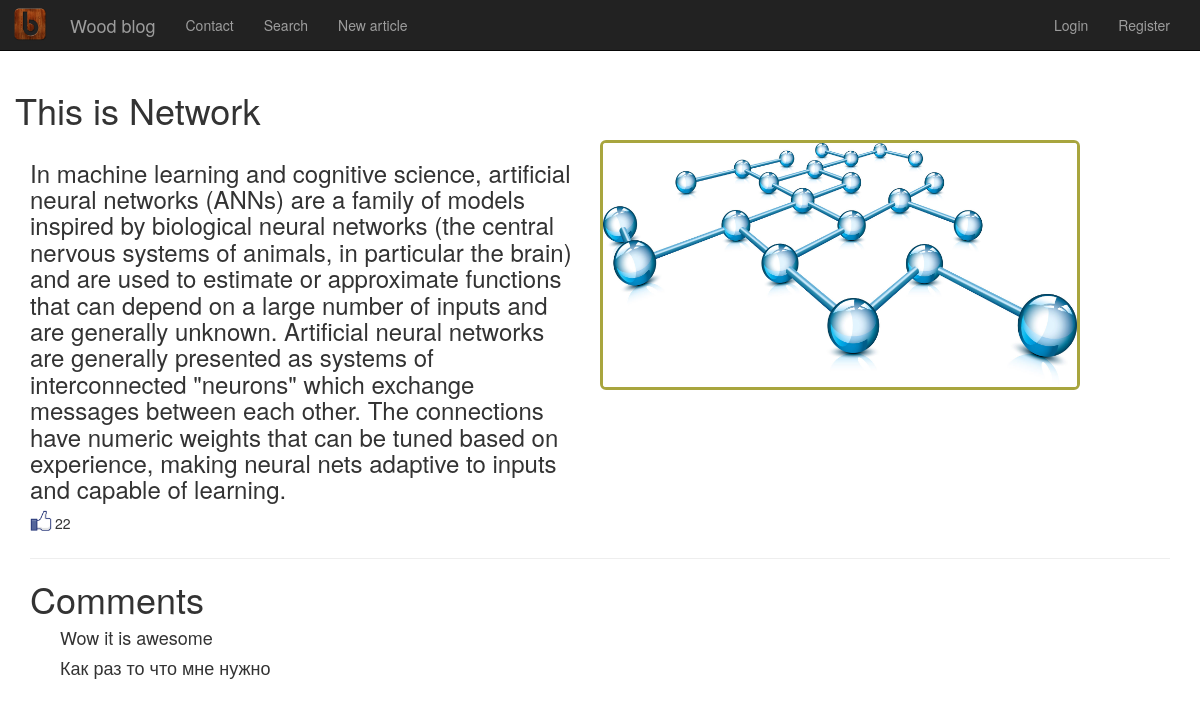
/thisone/1/, run on an earlier commit of the app's database.
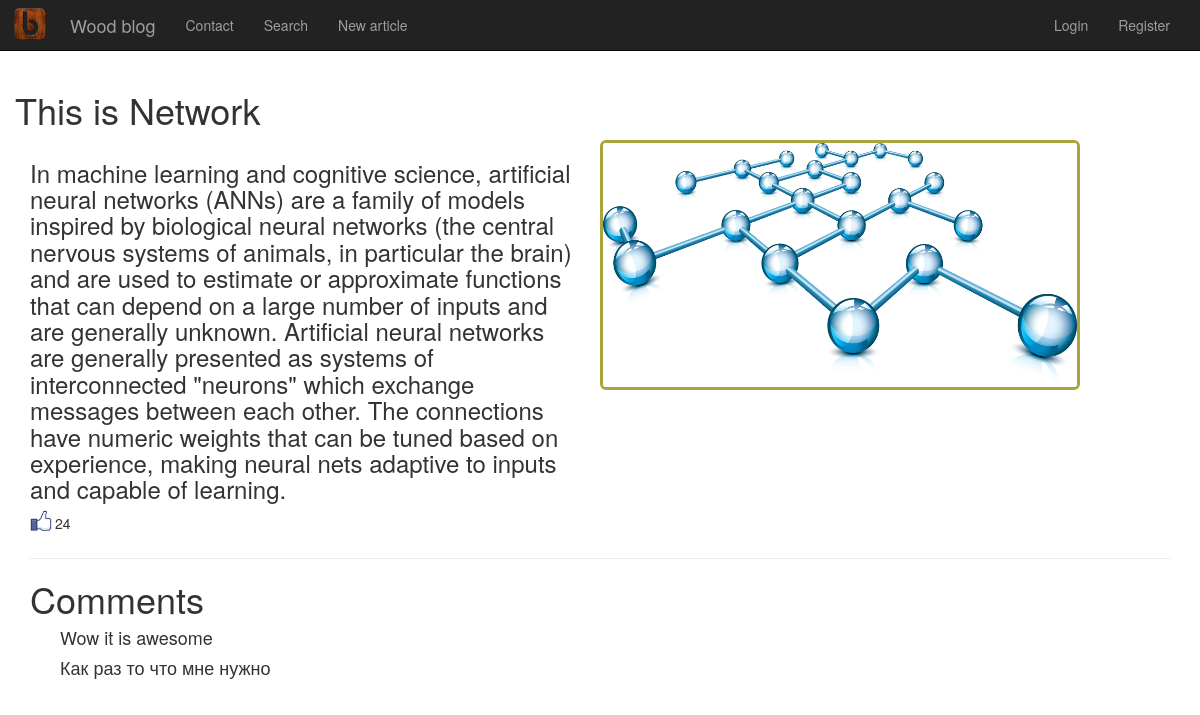
And on a later commit of the database.
### blog/models.py (models this page shows)
class Article (models.Model):
    class Meta:
        db_table = "Article"
    Title = models.CharField(max_length=200)
    Text = models.TextField()
    Date = models.DateTimeField(default=datetime.now())
    Pic = models.CharField(max_length=100, default="defaultarticle.jpeg")
    Likes = models.IntegerField(default=0)
    Category = models.CharField(max_length=10, choices=cats_choise, default='Other')

class Comment (models.Model):
    class Meta:
        db_table = 'Comment'
    Text = models.TextField(verbose_name="Добавить комментарий")
    Owner_article = models.ForeignKey(Article)

### blog/views.py (the view)
# urls.py: url(r'^thisone/(?P<article_id>\d+)/$', views.thisone),
def thisone (request, article_id=1):
    if request.POST:
        frm = CommentForm(request.POST)
        if frm.is_valid():
            comment = frm.save(commit=False)
            comment.Owner_article = Article.objects.get(id=article_id)
            frm.save()
    args ={}
    args.update(csrf(request))
    args['article'] = Article.objects.get(id=article_id)
    args['comments'] = Comment.objects.all().filter(Owner_article=article_id)
    args['form'] = CommentForm()
    args['user'] = auth.get_user(request)
    args['title'] = args['article'].Title
    return render_to_response('article.html',args)

### templates/article.html (shortened to what this page needs)
{% extends 'layout.html' %}
{% load staticfiles %}
{% block article %}
<div class="row">
    <h1>This is {{article.Title}}</h1>
    <h3 class="col-md-6">{{ article.Text }}</h3>
    <img class="img-rounded" style="vertical-align: middle" src="{% static article.Pic %}">
</div>
<p><img class="like" src="{% static "like.png" %}"> {{ article.Likes }}</p>
<hr>
    <h1>Comments</h1>
{% for comment in comments %}
<h4>{{ comment.Text }}</h4>
{% endfor %}
{% endblock %}

### templates/layout.html (shortened to what this page needs)
{% load staticfiles %}
<!DOCTYPE html>
<html lang="en">
<head>
    <link rel="stylesheet" type="text/css" href="{% static "static/css/mystyle.css" %}">
    <link rel="stylesheet" type="text/css" href="{% static "static/css/bootstrap.css" %}">
</head>
<body background="{% static "static/back.jpg" %}">
    <div class="navbar navbar-inverse navbar-static-top">
        <div class="container">
            <div class="navbar-left">
                <img src="{% static "static/wood_logo.png" %}" class="logo">
            </div>
            <div class="navbar-header">
                <a href="/" class="navbar-brand">Wood blog</a>
            </div>
            <div class="navbar-collapse collapse">
                <ul class="nav navbar-nav">
                    <li><a href="#">Contact</a></li>
                    <li><a href="#">Search</a></li>
                    <li><a href="/add/">New article</a> </li>
                </ul>
                {% include 'mylog.html' %}
            </div>
        </div>
    </div>
    <div class="wrapper"></div>
    <div class="col-md-6 col-md-offset-1">
    </div>
    <div class="container">
        {% block article %}
        {% endblock %}
    </div>
    <div class="col-md-offset-4 col-md-3">
    </div>
</body>
</html>

### templates/mylog.html
{% if user.is_authenticated %}
<ul class="nav navbar-nav navbar-right">
    <li><a href="/admin"> Hello, {{ user.username }}</a></li>
    <li><a href="/auth/logout">Logout</a></li>
</ul>
{% else %}
<ul class="nav navbar-nav navbar-right">
<li><a href="/auth/login">Login</a></li>
<li><a href="/auth/register">Register</a></li>
</ul>
{% endif %}

### static/css/mystyle.css (style rules this page uses)
h4 { text-align: justify; text-indent: 30px; }
.like { width: 25Px; height: 25Px; float:left; margin-top: -5Px; }
p { height: 25Px; }
img { width: 480Px; height: 250px; }
.logo { width: 40Px; height: 40Px; margin-top: 10%; margin-left: -50%; }
img.img-rounded { border: 3Px solid rgba(152, 148, 26, 0.84); }
body { background-attachment: fixed; }
div.navbar { position: fixed; width: 100%; }
.wrapper { position: static; width: 100%; height: 70Px; }

What changed in the data, as far as the page shows it:
changed Article "Network": Likes "22" → "24"
